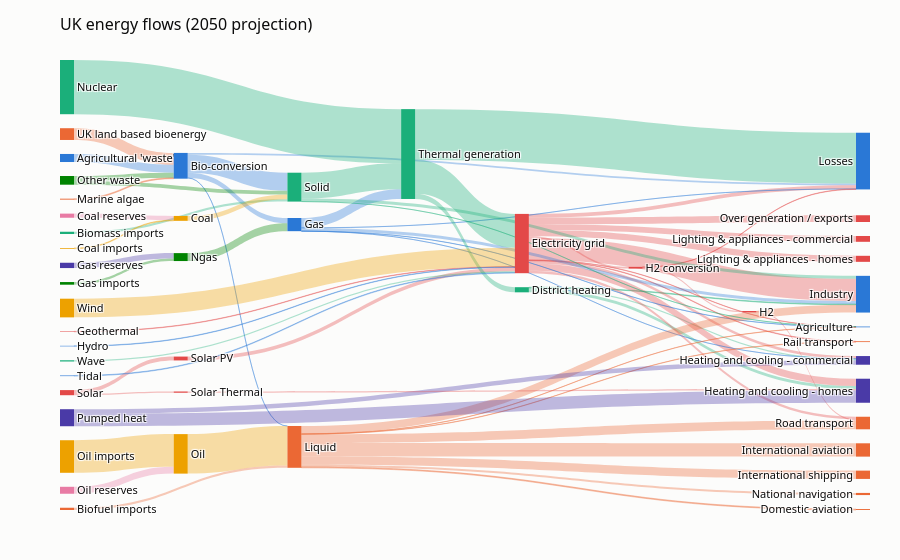

Write notebook code for a chart like this one.
### Markdown cell above
## Every chart has a ready-made demo

### Code cell
pc.examples.demo('sankey', backend='plotly')

### Figure 1 — Plotly figure (JSON) as saved in the notebook; plotly's stock layout.template omitted (floating-point values rounded to 4 significant figures)
{"data": [{"arrangement": "snap", "link": {"color": ["rgba(42,120,214,0.35)", "rgba(42,120,214,0.35)", "rgba(42,120,214,0.35)", "rgba(42,120,214,0.35)", "rgba(42,120,214,0.35)", "rgba(235,104,52,0.35)", "rgba(27,175,122,0.35)", "rgba(237,161,0,0.35)", "rgba(232,123,164,0.35)", "rgba(237,161,0,0.35)", "rgba(27,175,122,0.35)", "rgba(27,175,122,0.35)", "rgba(27,175,122,0.35)", "rgba(227,73,72,0.35)", "rgba(227,73,72,0.35)", "rgba(227,73,72,0.35)", "rgba(227,73,72,0.35)", "rgba(227,73,72,0.35)", "rgba(227,73,72,0.35)", "rgba(227,73,72,0.35)", "rgba(227,73,72,0.35)", "rgba(227,73,72,0.35)", "rgba(227,73,72,0.35)", "rgba(227,73,72,0.35)", "rgba(0,131,0,0.35)", "rgba(74,58,167,0.35)", "rgba(42,120,214,0.35)", "rgba(42,120,214,0.35)", "rgba(42,120,214,0.35)", "rgba(42,120,214,0.35)", "rgba(42,120,214,0.35)", "rgba(227,73,72,0.35)", "rgba(227,73,72,0.35)", "rgba(227,73,72,0.35)", "rgba(227,73,72,0.35)", "rgba(42,120,214,0.35)", "rgba(235,104,52,0.35)", "rgba(235,104,52,0.35)", "rgba(235,104,52,0.35)", "rgba(235,104,52,0.35)", "rgba(235,104,52,0.35)", "rgba(235,104,52,0.35)", "rgba(235,104,52,0.35)", "rgba(235,104,52,0.35)", "rgba(235,104,52,0.35)", "rgba(0,131,0,0.35)", "rgba(27,175,122,0.35)", "rgba(237,161,0,0.35)", "rgba(232,123,164,0.35)", "rgba(237,161,0,0.35)", "rgba(0,131,0,0.35)", "rgba(0,131,0,0.35)", "rgba(74,58,167,0.35)", "rgba(74,58,167,0.35)", "rgba(227,73,72,0.35)", "rgba(227,73,72,0.35)", "rgba(227,73,72,0.35)", "rgba(227,73,72,0.35)", "rgba(27,175,122,0.35)", "rgba(27,175,122,0.35)", "rgba(27,175,122,0.35)", "rgba(27,175,122,0.35)", "rgba(27,175,122,0.35)", "rgba(27,175,122,0.35)", "rgba(42,120,214,0.35)", "rgba(235,104,52,0.35)", "rgba(27,175,122,0.35)", "rgba(237,161,0,0.35)"], "source": [0, 1, 1, 1, 1, 2, 3, 4, 5, 6, 7, 7, 7, 8, 8, 8, 8, 8, 8, 8, 8, 8, 8, 8, 9, 10, 11, 11, 11, 11, 11, 12, 13, 13, 14, 15, 16, 16, 16, 16, 16, 16, 16, 16, 17, 18, 19, 20, 21, 22, 23, 23, 24, 24, 25, 26, 27, 27, 28, 28, 28, 29, 29, 29, 30, 31, 32, 33], "target": [1, 16, 34, 28, 11, 16, 28, 6, 6, 28, 35, 36, 37, 38, 37, 13, 35, 39, 40, 36, 34, 41, 42, 43, 18, 18, 36, 34, 29, 40, 35, 8, 14, 34, 39, 8, 35, 44, 39, 45, 46, 40, 47, 41, 1, 11, 29, 22, 22, 16, 28, 1, 37, 36, 8, 37, 26, 25, 40, 29, 35, 8, 34, 7, 8, 1, 8, 8], "value": [124.7, 0.597, 26.86, 280.3, 81.14, 35, 35, 11.61, 63.97, 75.57, 10.64, 22.5, 46.18, 104.5, 113.7, 27.14, 342.2, 37.8, 4.412, 40.86, 56.69, 7.863, 90.01, 93.49, 40.72, 82.23, 0.129, 1.401, 151.9, 2.096, 48.58, 7.013, 20.9, 6.242, 20.9, 6.995, 121.1, 128.7, 135.8, 14.46, 206.3, 3.64, 33.22, 4.413, 14.38, 123.0, 840.0, 504.3, 107.7, 612.0, 56.59, 77.81, 193.0, 70.67, 59.9, 19.26, 19.26, 59.9, 0.882, 400.1, 46.48, 525.5, 787.1, 79.33, 9.452, 182.0, 19.01, 289.4]}, "node": {"color": ["#2a78d6", "#2a78d6", "#eb6834", "#1baf7a", "#eda100", "#e87ba4", "#eda100", "#1baf7a", "#e34948", "#008300", "#4a3aa7", "#2a78d6", "#e34948", "#e34948", "#e34948", "#2a78d6", "#eb6834", "#eb6834", "#008300", "#1baf7a", "#eda100", "#e87ba4", "#eda100", "#008300", "#4a3aa7", "#e34948", "#e34948", "#e34948", "#1baf7a", "#1baf7a", "#2a78d6", "#eb6834", "#1baf7a", "#eda100", "#2a78d6", "#2a78d6", "#4a3aa7", "#4a3aa7", "#e34948", "#eb6834", "#2a78d6", "#eb6834", "#e34948", "#e34948", "#eb6834", "#eb6834", "#eb6834", "#eb6834"], "hovertemplate": "%{label}: %{value}<extra></extra>", "label": ["Agricultural 'waste'", "Bio-conversion", "Biofuel imports", "Biomass imports", "Coal imports", "Coal reserves", "Coal", "District heating", "Electricity grid", "Gas imports", "Gas reserves", "Gas", "Geothermal", "H2 conversion", "H2", "Hydro", "Liquid", "Marine algae", "Ngas", "Nuclear", "Oil imports", "Oil reserves", "Oil", "Other waste", "Pumped heat", "Solar PV", "Solar Thermal", "Solar", "Solid", "Thermal generation", "Tidal", "UK land based bioenergy", "Wave", "Wind", "Losses", "Industry", "Heating and cooling - commercial", "Heating and cooling - homes", "Over generation / exports", "Road transport", "Agriculture", "Rail transport", "Lighting & appliances - commercial", "Lighting & appliances - homes", "International shipping", "Domestic aviation", "International aviation", "National navigation"], "line": {"width": 0}, "pad": 14, "thickness": 14}, "textfont": {"color": "#0b0b0b", "size": 11}, "type": "sankey", "valueformat": ",.4~g"}], "layout": {"height": 560, "title": {"text": "UK energy flows (2050 projection)"}}}
